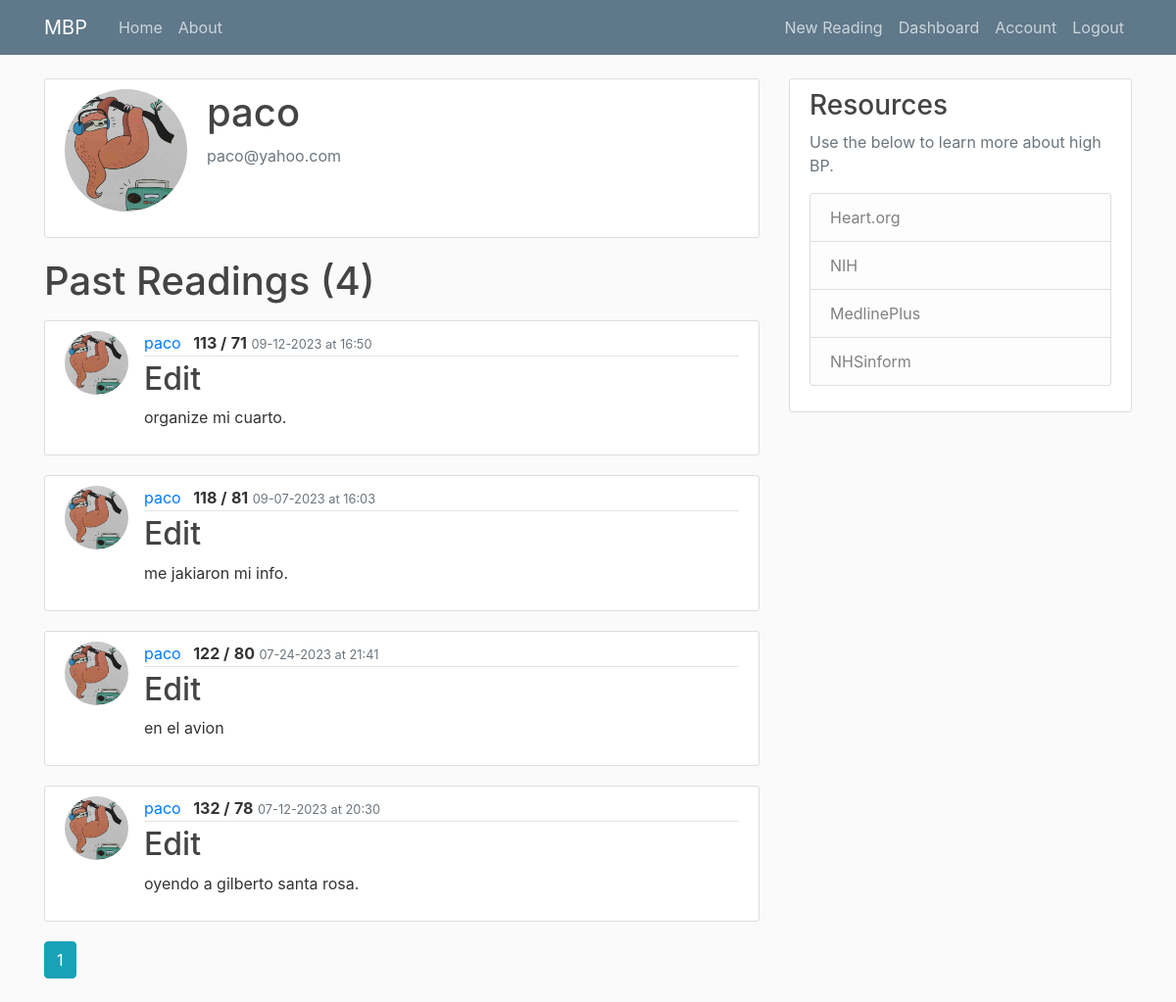
Before: /user/paco (signed in) with the older database file.
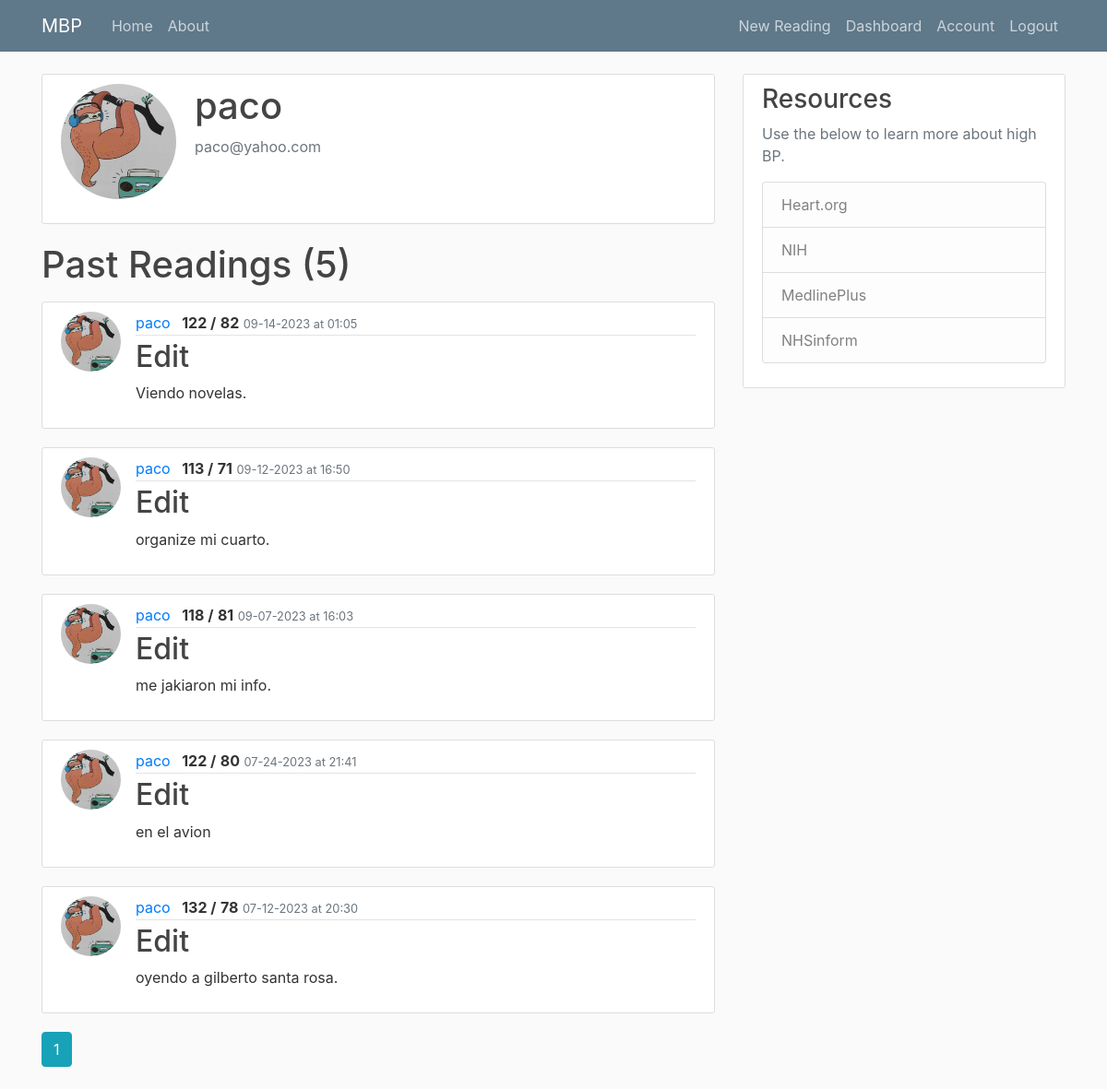
After: the same page with the newer database file.
### mbp/models.py (models this page shows, shortened)
class User(db.Model, UserMixin):
    id = db.Column(db.Integer, primary_key=True)
    username = db.Column(db.String(20), unique=True, nullable=False)
    email = db.Column(db.String(120), unique=True, nullable=False)
    image_file = db.Column(db.String(20), nullable=False, default='default.jpg')
    password = db.Column(db.String(60), nullable=False)
    readings = db.relationship('Reading', backref='user', lazy=True)

class Reading(db.Model):
    id = db.Column(db.Integer, primary_key=True)
    sys = db.Column(db.String(3), nullable=False)
    dia = db.Column(db.String(3), nullable=False)
    notes = db.Column(db.Text, nullable=False)
    date_posted = db.Column(db.DateTime, nullable=False, default=datetime.utcnow)
    user_id = db.Column(db.Integer, db.ForeignKey('user.id'), nullable=False)

### mbp/users/routes.py (the view)
@users.route('/user/<string:username>')
@login_required
def user_readings(username):
    image_file = url_for('static', filename='profile_pics/' + current_user.image_file)
    page = request.args.get('page', 1, type=int) #Grab the page we want. In this case page one. Set type integer as the page number.
    user = User.query.filter_by(username=username).first_or_404()
    reading = Reading.query.filter_by(user=user)\
        .order_by(Reading.date_posted.desc())\
        .paginate(page=page, per_page=5) #Show 5 readings per page. Can use http://localhost:8000/home?page=3 to navigate to pages.
    return render_template('user_readings.html', title='Dashboard2', reading=reading, user=user, username=username, image_file=image_file)

### mbp/models.py (called while the page is built)
@login_manager.user_loader
def load_user(user_id):
    return User.query.get(int(user_id))

### mbp/templates/user_readings.html
{% extends "base.html" %}
{% block content %}
<div class="content-section">
    <div class="media">
      <img class="rounded-circle account-img" src="{{ image_file }}">
      <div class="media-body">
        <h2 class="account-heading">{{ current_user.username }}</h2>
        <p class="text-secondary">{{ current_user.email }}</p>
      </div>
    </div>
  </div>
    <h1 class="mb-3">Past Readings  ({{ reading.total }})</h1>
    {% for reading in reading.items %}
    <article class="media content-section">
      <img class="rounded-circle article-img" src="{{ url_for('static', filename='profile_pics/' + reading.user.image_file) }}" />
      <div class="media-body">
        <div class="article-metadata">
          <a class="mr-2" href="{{ url_for('users.user_readings', username=reading.user.username) }}">{{ reading.user.username }}</a>
          <text class="font-weight-bold">{{ reading.sys }} /</text>
          <text class="font-weight-bold">{{ reading.dia}}</text>
          <small class="text-muted">{{ reading.date_posted.strftime('%m-%d-%Y at %H:%M') }}</small>
        </div>
        <h2><a class="article-title" href="{{ url_for('readings.reading', reading_id=reading.id) }}">Edit</a></h2>
          <p class="article-content">{{ reading.notes }}</p>
      </div>
    </article>
    {% endfor %}
    {% for page_num in reading.iter_pages(left_edge=1, right_edge=1, left_current=1, right_current=2) %}
      {% if page_num %}
        {% if reading.page == page_num %}
          <a class="btn btn-info mb-4" href="{{ url_for('users.user_readings', username=user.username, page=page_num) }}">{{ page_num }}</a>
        {% else %}
          <a class="btn btn-outline-info mb-4" href="{{ url_for('users.user_readings', username=user.username, page=page_num) }}">{{ page_num }}</a>
        {% endif %}
      {% else %}
        ...
      {% endif %}
    {% endfor %}
{% endblock content %}

### mbp/templates/base.html (shortened to what this page needs)
<!DOCTYPE html>
<html>
<head>
    <link rel="stylesheet" href="https://maxcdn.bootstrapcdn.com/bootstrap/4.0.0/css/bootstrap.min.css">
    <link rel="stylesheet" type="text/css" href="{{ url_for('static', filename='css/main.css') }}">
</head>
<body>
  <header class="site-header">
<nav class="navbar navbar-expand-md navbar-dark bg-steel fixed-top">
  <div class="container">
    <a class="navbar-brand mr-4" href="/">MBP</a>
    <div class="collapse navbar-collapse" id="navbarToggle">
      <div class="navbar-nav mr-auto">
        <a class="nav-item nav-link" href="/">Home</a>
        <a class="nav-item nav-link" href="/about">About</a>
      </div>
      <div class="navbar-nav">
        {% if current_user.is_authenticated %}
        <a class="nav-item nav-link" href="{{ url_for('readings.new_reading') }}">New Reading</a>
        <a class="nav-item nav-link" href="{{ url_for('users.user_readings', username=current_user.username) }}">Dashboard</a>
        <a class="nav-item nav-link" href="{{ url_for('users.account') }}">Account</a>
        <a class="nav-item nav-link" href="{{ url_for('users.logout') }}">Logout</a>
        {% else %}
          <a class="nav-item nav-link" href="{{ url_for('users.login') }}">Login</a>
          <a class="nav-item nav-link" href="{{ url_for('users.register') }}">Register</a>
        {% endif %}
      </div>
    </div>
  </div>
</nav>
</header>
      <main role="main" class="container">
        <div class="row">
          <div class="col-md-8">
            {% block content %}{% endblock %}
          </div>
          <div class="col-md-4">
            <div class="content-section">
              <h3>Resources</h3>
              <p class='text-muted'>Use the below to learn more about high BP.
                <ul class="list-group">
                  <a li class="list-group-item list-group-item-light" href="https://www.heart.org/en/health-topics/high-blood-pressure" target="_blank">Heart.org</li></a>
                  <a li class="list-group-item list-group-item-light" href="https://www.nhlbi.nih.gov/health/high-blood-pressure" target="_blank">NIH</li></a>
                  <a li class="list-group-item list-group-item-light" href="https://medlineplus.gov/highbloodpressure.html" target="_blank">MedlinePlus</li></a>
                  <a li class="list-group-item list-group-item-light" href="https://www.nhsinform.scot/illnesses-and-conditions/heart-and-blood-vessels/conditions/high-blood-pressure-hypertension" target="_blank">NHSinform</li></a>
                </ul>
              </p>
            </div>
          </div>
        </div>
      </main>
</body>
</html>

### mbp/static/css/main.css (style rules this page uses)
body { background: #fafafa; color: #333333; margin-top: 5rem; }
h1, h2, h3, h4, h5, h6 { color: #444444; }
.bg-steel { background-color: #5f788a; }
.site-header .navbar-nav .nav-link { color: #cbd5db; }
.content-section { background: #ffffff; padding: 10px 20px; border: 1px solid #dddddd; border-radius: 3px; margin-bottom: 20px; }
.article-title { color: #444444; }
.article-content { white-space: pre-line; }
.article-img { height: 65px; width: 65px; margin-right: 16px; }
.article-metadata { padding-bottom: 1px; margin-bottom: 4px; border-bottom: 1px solid #e3e3e3 }
.account-img { height: 125px; width: 125px; margin-right: 20px; margin-bottom: 16px; }
.account-heading { font-size: 2.5rem; }

Changed rows visible on the page:
added Reading: image_file (placeholder picture), user.username "paco", sys "122", dia "82", date_posted "09-14-2023 at 01:05", notes "Viendo novelas."
Other visible differences:
{{ reading.total }}: "4" → "5"
